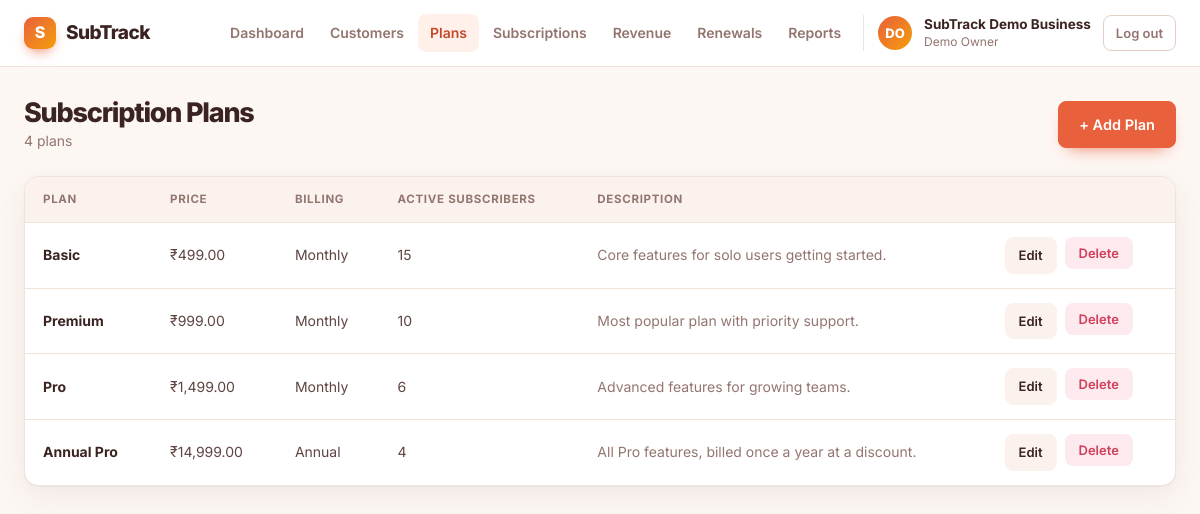
Page /plans.php (signed in) on the committed database.
### tables this page shows
CREATE TABLE IF NOT EXISTS users (
    id            INT UNSIGNED AUTO_INCREMENT PRIMARY KEY,
    name          VARCHAR(120)        NOT NULL,
    email         VARCHAR(190)        NOT NULL UNIQUE,
    password_hash VARCHAR(255)        NOT NULL,
    business_name VARCHAR(150)        NOT NULL,
    created_at    DATETIME            NOT NULL DEFAULT CURRENT_TIMESTAMP
);

CREATE TABLE IF NOT EXISTS plans (
    id             INT UNSIGNED AUTO_INCREMENT PRIMARY KEY,
    user_id        INT UNSIGNED        NOT NULL,
    plan_name      VARCHAR(100)        NOT NULL,
    price          DECIMAL(10,2)       NOT NULL,
    billing_cycle  ENUM('monthly','annual') NOT NULL DEFAULT 'monthly',
    description    VARCHAR(255)        NULL,
    created_at     DATETIME            NOT NULL DEFAULT CURRENT_TIMESTAMP,
    CONSTRAINT fk_plans_user FOREIGN KEY (user_id) REFERENCES users(id) ON DELETE CASCADE,
    INDEX idx_plans_user (user_id)
);

### public/bootstrap.php (called while the page is built, shortened)
<?php
require_once __DIR__ . '/../config/database.php';
require_once __DIR__ . '/../src/Models/User.php';
require_once __DIR__ . '/../src/Models/Plan.php';
require_once __DIR__ . '/../src/Repositories/PdoUserRepository.php';
require_once __DIR__ . '/../src/Repositories/PdoPlanRepository.php';
require_once __DIR__ . '/../src/Services/AuthService.php';
$pdo = Database::connection();
$userRepository = new PdoUserRepository($pdo);
$planRepository = new PdoPlanRepository($pdo);
$authService = new AuthService($userRepository);
function e(?string $value): string
{
    return htmlspecialchars($value ?? '', ENT_QUOTES, 'UTF-8');
}
function inr(float $amount): string
{
    $negative = $amount < 0;
    $amount = abs($amount);
    $paise = number_format($amount, 2, '.', '');
    [$rupees, $decimals] = explode('.', $paise);
    if (strlen($rupees) > 3) {
        $lastThree = substr($rupees, -3);
        $rest = substr($rupees, 0, -3);
        $rest = preg_replace('/\B(?=(\d{2})+(?!\d))/', ',', $rest);
        $rupees = $rest . ',' . $lastThree;
    }
    return ($negative ? '-' : '') . '₹' . $rupees . '.' . $decimals;
}

### src/Services/AuthService.php (called while the page is built, shortened)
<?php
class AuthService
{
    private UserRepositoryInterface $users;
    public function __construct(UserRepositoryInterface $users)
    {
        $this->users = $users;
    }
    public function currentUser(): ?User
    {
        return $this->users->findById((int) $_SESSION['user_id']);
    }
    public function requireLogin(): User
    {
        $user = $this->currentUser();
        return $user;
    }
}

### src/Repositories/PdoUserRepository.php (called while the page is built, shortened)
<?php
require_once __DIR__ . '/../Models/User.php';
class PdoUserRepository implements UserRepositoryInterface
{
    private PDO $pdo;
    public function __construct(PDO $pdo)
    {
        $this->pdo = $pdo;
    }
    public function findById(int $id): ?User
    {
        $stmt = $this->pdo->prepare('SELECT * FROM users WHERE id = :id LIMIT 1');
        $stmt->execute(['id' => $id]);
        $row = $stmt->fetch();
        return $row ? User::fromRow($row) : null;
    }
}

### src/Models/User.php (called while the page is built, shortened)
<?php
class User
{
    public function __construct(
        int $id,
        string $name,
        string $email,
        string $passwordHash,
        string $businessName,
        string $createdAt
    ) {
        $this->id = $id;
        $this->name = $name;
        $this->businessName = $businessName;
    }
    public static function fromRow(array $row): self
    {
        return new self(
            (int) $row['id'],
            $row['name'],
            $row['email'],
            $row['password_hash'],
            $row['business_name'],
            $row['created_at']
        );
    }
}

### src/Repositories/PdoPlanRepository.php (called while the page is built, shortened)
<?php
require_once __DIR__ . '/../Models/Plan.php';
class PdoPlanRepository implements PlanRepositoryInterface
{
    private PDO $pdo;
    public function __construct(PDO $pdo)
    {
        $this->pdo = $pdo;
    }
    public function allForUser(int $userId): array
    {
        $stmt = $this->pdo->prepare('SELECT * FROM plans WHERE user_id = :uid ORDER BY price ASC');
        $stmt->execute(['uid' => $userId]);
        return array_map([Plan::class, 'fromRow'], $stmt->fetchAll());
    }
    public function subscriberCounts(int $userId): array
    {
        $stmt = $this->pdo->prepare(
            "SELECT plan_id, COUNT(*) AS cnt FROM subscriptions
             WHERE user_id = :uid AND status = 'active' GROUP BY plan_id"
        );
        $stmt->execute(['uid' => $userId]);
        $counts = [];
        foreach ($stmt->fetchAll() as $row) {
            $counts[(int) $row['plan_id']] = (int) $row['cnt'];
        }
        return $counts;
    }
}

### src/Models/Plan.php (called while the page is built, shortened)
<?php
class Plan
{
    public function __construct(
        int $id,
        int $userId,
        string $planName,
        float $price,
        string $billingCycle,
        ?string $description,
        string $createdAt
    ) {
        $this->id = $id;
        $this->planName = $planName;
        $this->price = $price;
        $this->billingCycle = $billingCycle;
        $this->description = $description;
    }
    public static function fromRow(array $row): self
    {
        return new self(
            (int) $row['id'],
            (int) $row['user_id'],
            $row['plan_name'],
            (float) $row['price'],
            $row['billing_cycle'],
            $row['description'] ?? null,
            $row['created_at']
        );
    }
}

### public/plans.php (the view, shortened to what this page needs)
<?php
require_once __DIR__ . '/bootstrap.php';
$currentUser = $authService->requireLogin();
$userId = $currentUser->id;
$activeNav = 'plans';
$plans = $planRepository->allForUser($userId);
$subscriberCounts = $planRepository->subscriberCounts($userId);
require __DIR__ . '/partials/app_header.php';
?>
<div class="page-header">
    <div>
        <h1>Subscription Plans</h1>
        <div class="sub"><?= count($plans) ?> plans</div>
    </div>
    <a href="plan_form.php" class="btn btn-primary" style="width:auto;">+ Add Plan</a>
</div>
<div class="table-wrap">
    <?php if (empty($plans)): ?>
        <div class="empty-state">No plans yet. <a href="plan_form.php">Create your first plan</a>.</div>
    <?php else: ?>
        <table>
            <thead>
                <tr>
                    <th>Plan</th>
                    <th>Price</th>
                    <th>Billing</th>
                    <th>Active Subscribers</th>
                    <th>Description</th>
                    <th></th>
                </tr>
            </thead>
            <tbody>
                <?php foreach ($plans as $plan): ?>
                    <tr>
                        <td><strong><?= e($plan->planName) ?></strong></td>
                        <td><?= e(inr($plan->price)) ?></td>
                        <td><?= $plan->billingCycle === 'annual' ? 'Annual' : 'Monthly' ?></td>
                        <td><?= (int) ($subscriberCounts[$plan->id] ?? 0) ?></td>
                        <td class="text-dim"><?= e($plan->description ?? '—') ?></td>
                        <td>
                            <div class="row-actions">
                                <a href="plan_form.php?id=<?= $plan->id ?>" class="btn btn-secondary btn-sm">Edit</a>
                                <form method="post" onsubmit="return confirm('Delete this plan?');">
                                    <button type="submit" class="btn btn-danger btn-sm">Delete</button>
                                </form>
                            </div>
                        </td>
                    </tr>
                <?php endforeach; ?>
            </tbody>
        </table>
    <?php endif; ?>
</div>
<?php require __DIR__ . '/partials/app_footer.php'; ?>

### public/partials/app_header.php (shortened to what this page needs)
<?php
$navItems = [
    'dashboard' => ['dashboard.php', 'Dashboard'],
    'customers' => ['customers.php', 'Customers'],
    'plans' => ['plans.php', 'Plans'],
    'subscriptions' => ['subscriptions.php', 'Subscriptions'],
    'revenue' => ['revenue.php', 'Revenue'],
    'renewals' => ['renewals.php', 'Renewals'],
    'reports' => ['reports.php', 'Reports'],
];
$nameParts = preg_split('/\s+/', trim($currentUser->name)) ?: ['?'];
$initials = strtoupper(substr($nameParts[0], 0, 1) . (count($nameParts) > 1 ? substr(end($nameParts), 0, 1) : ''));
?>
<!DOCTYPE html>
<html lang="en">
<head>
    <link rel="stylesheet" href="assets/css/style.css">
</head>
<body class="app-body">
<div class="app-topbar">
    <div class="app-topbar-inner">
        <a href="dashboard.php" class="brand"><span class="logo-mark">S</span><?= e(APP_NAME) ?></a>
        <div class="app-nav">
            <?php foreach ($navItems as $key => [$href, $label]): ?>
                <a href="<?= e($href) ?>" class="<?= $activeNav === $key ? 'active' : '' ?>"><?= e($label) ?></a>
            <?php endforeach; ?>
            <div class="app-user-menu">
                <div class="avatar" aria-hidden="true"><?= e($initials) ?></div>
                <div class="biz-name">
                    <strong><?= e($currentUser->businessName) ?></strong>
                    <span><?= e($currentUser->name) ?></span>
                </div>
                <a href="logout.php" class="logout-link">Log out</a>
            </div>
        </div>
    </div>
</div>
<main class="main">

### rows in the picture
users: name "DO", business_name "SubTrack Demo Business", name "Demo Owner"
plans: plan_name "Basic", price "₹499.00", billing_cycle "Monthly", id "15", description "Core features for solo users getting started."
plans: plan_name "Premium", price "₹999.00", billing_cycle "Monthly", id "10", description "Most popular plan with priority support."
plans: plan_name "Pro", price "₹1,499.00", billing_cycle "Monthly", id "6", description "Advanced features for growing teams."
plans: plan_name "Annual Pro", price "₹14,999.00", billing_cycle "Annual", id "4", description "All Pro features, billed once a year at a discount."

### other values in the picture
APP_NAME "SubTrack"
$label "Dashboard"
$label "Customers"
$label "Plans"
$label "Subscriptions"
$label "Revenue"
$label "Renewals"
$label "Reports"
count($plans) "4"
